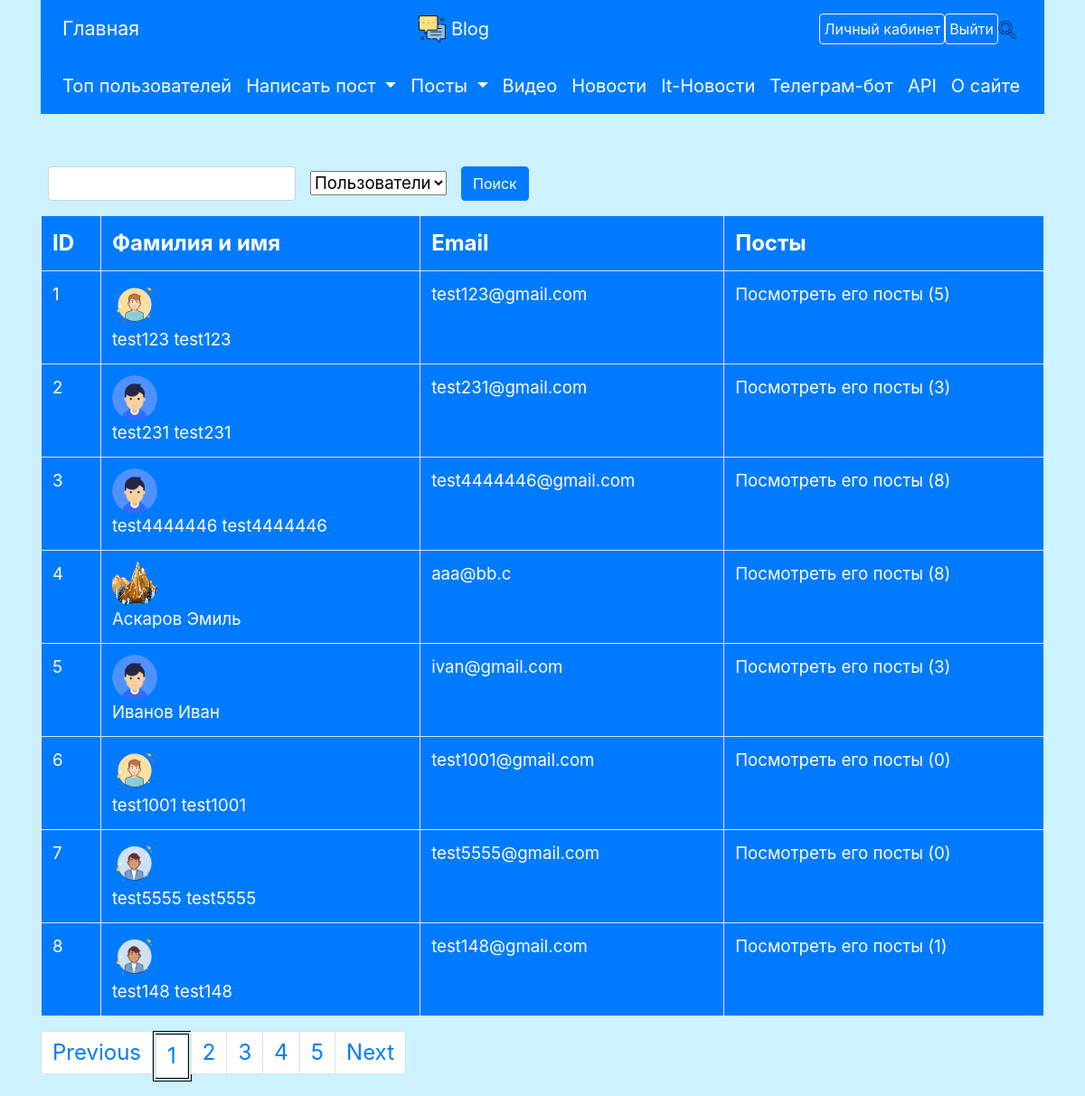
Page /search (signed in) on the committed database.
### data/users.py (models this page shows, shortened)
class User(SqlAlchemyBase, UserMixin, SerializerMixin):
    __tablename__ = 'users'
    id = sqlalchemy.Column(sqlalchemy.Integer,
                           primary_key=True, autoincrement=True)
    surname = sqlalchemy.Column(sqlalchemy.String, nullable=True)
    name = sqlalchemy.Column(sqlalchemy.String, nullable=True)
    about = sqlalchemy.Column(sqlalchemy.String, nullable=True)
    email = sqlalchemy.Column(sqlalchemy.String,
                              index=True, unique=True, nullable=True)
    hashed_password = sqlalchemy.Column(sqlalchemy.String, nullable=True)
    icon = sqlalchemy.Column(sqlalchemy.String, default='default_user.png')
    posts = orm.relation("Post", back_populates='author')
    followed = orm.relationship('User',
                                secondary=followers,
                                primaryjoin=(followers.c.follower_id == id),
                                secondaryjoin=(followers.c.followed_id == id),
                                backref=orm.backref('followers',
                                                    lazy='dynamic'),
                                lazy='dynamic')
    subscribed = orm.relationship('User',
                                  secondary=subscribers,
                                  primaryjoin=(
                                          subscribers.c.subscriber_id == id),
                                  secondaryjoin=(
                                          subscribers.c.subscribed_id == id),
                                  backref=orm.backref('subscribers',
                                                      lazy='dynamic'),
                                  lazy='dynamic')
    liked_posts = orm.relation('Post', secondary='liked')
    kol_likes = None  # суммарное кол-во лайков за все его посты

### main.py (the view)
@app.route('/search', methods=['GET', 'POST'])
def search():
    db_sess = db_session.create_session()
    if request.method == 'GET':
        line = request.args.get('query', '')
        kind = request.args.get('kind', 'users')
        page = request.args.get('page', '1')
        max_results, num_of_btns = 10, 5
        if not page.isdigit() or kind not in ['videos', 'users', 'posts']:
            abort(404)
        page = int(page)
        range_of_pages = range(page - (page - 1) % num_of_btns,
                               page + num_of_btns - (page - 1) % num_of_btns)
        prev_url = url_for('search', query=line, kind=kind,
                           page=max(page - 1, 1))
        next_url = url_for('search', query=line, kind=kind, page=page + 1)
        params = {'last_query': line, 'kind': kind, 'prev_url': prev_url,
                  'next_url': next_url, 'pages': range_of_pages, 'page': page}
        if kind == 'users':
            users = db_sess.query(User).filter((User.name.like(f'%{line}%')) |
                                               (User.surname.like(
                                                   f'%{line}%'))).all()
            users = users[(page - 1) * max_results:page * max_results]
            return render_template('search_users.html', users=users,
                                   title='Поиск пользователя: ' + line,
                                   **params)
        elif kind == 'posts':
            posts = db_sess.query(Post).filter(
                Post.title.like(f'%{line}%')).all()
            posts = posts[::-1][(page - 1) * max_results:page * max_results]
            return render_template('search_posts.html', posts=posts,
                                   title='Поиск поста: ' + line, **params)
        elif kind == 'videos':
            latest_videos = youtube.get_latest(query=line, page=page)
            return render_template('search_videos.html', videos=latest_videos,
                                   title='Поиск видео: ' + line, **params)
    elif request.method == 'POST':
        url_arg = request.form.get('for_search')
        kind = request.form.get('kind')
        return redirect(url_for('search', query=url_arg, kind=kind))

### data/db_session.py (called while the page is built)
def create_session() -> Session:
    global __factory
    return __factory()

### main.py (called while the page is built)
@login_manager.user_loader
def load_user(user_id):
    db_sess = db_session.create_session()
    return db_sess.query(User).get(user_id)

### templates/search_users.html (shortened to what this page needs)
{% extends "base.html" %}
{% block content %}
<div style="font-size: 14pt;">
<form action="" method="post" class="form-inline pb-2">
    <input name="for_search" class="form-control m-2" value="{{ last_query }}">
    <select name="kind" class="form-select m-2" autofocus>
        <option value="users" selected>Пользователи</option>
    </select>
    <input class="btn btn-primary m-2" id="submit" name="submit" type="submit"
           value="Поиск">
</form>
{% if users %}
<table width="100%" class="table table-bordered" style="color: white; font-size: 14pt;">
    <tr class="bg-primary" style="font-size: 18pt; font-weight:bold;">
        <td>ID</td>
        <td>Фамилия и имя</td>
        <td>Email</td>
        <td>Посты</td>
    </tr>
    {% for user in users %}
    <tr class="bg-primary">
        <td>{{ user.id }}</td>
                <td><img alt="Профиль пользователя" width="50px" height="50px"
                                 src="{{url_for('static', filename='img/users/') + user.icon}}"
                                 style="border-radius: 50%;
                            margin-right: 20px;">
<a href="/users/{{ user.id }}"
   style="color: white;">{{ user.surname }} {{ user.name }}</a></td>
        <td>{{ user.email }}</td>
        <td><a href="/posts/users/{{ user.id }}" style="color: white;">Посмотреть его посты ({{
           user.posts | length }})</a></td>
    </tr>
    {% endfor %}
</table>
{% else %}
<p class="text-danger text-center">Ничего не найдено!</p>
{% endif %}
<nav aria-label="Page navigation example" style="font-size: 18pt;">
    <ul class="pagination">
        <li class="page-item"><a class="page-link"
                                 href="{{ prev_url }}">Previous</a>
        </li>
        {% for p in pages %}
        <li class="page-item {% if p == page %} active-page-item {% endif %}"><a class="page-link"
                                 href="{{ url_for('search',
                                 query=last_query, kind=kind, page=p) }}">{{ p }}</a></li>
        {% endfor %}
        <li class="page-item"><a class="page-link"
                                 href="{{ next_url }}">Next</a></li>
    </ul>
</nav>
</div>
{% endblock %}

### static/css/style.css (style rules this page uses)
body { background-color: #ccf2ff; }
td { white-space: pre-wrap; }
.active-page-item { border: 4px double black; }

### rows in the picture
User: id "1", icon (picture), surname "test123", name "test123", email "test123@gmail.com", posts|length "5"
User: id "2", icon (placeholder picture), surname "test231", name "test231", email "test231@gmail.com", posts|length "3"
User: id "3", icon (placeholder picture), surname "test4444446", name "test4444446", email "test4444446@gmail.com", posts|length "8"
User: id "4", icon (picture), surname "Аскаров", name "Эмиль", email "aaa@bb.c", posts|length "8"
User: id "5", icon (placeholder picture), surname "Иванов", name "Иван", email "ivan@gmail.com", posts|length "3"
User: id "6", icon (picture), surname "test1001", name "test1001", email "test1001@gmail.com", posts|length "0"
User: id "7", icon (picture), surname "test5555", name "test5555", email "test5555@gmail.com", posts|length "0"
User: id "8", icon (picture), surname "test148", name "test148", email "test148@gmail.com", posts|length "1"

### other values in the picture
{{ p }} "1" "2" "3" "4" "5"
